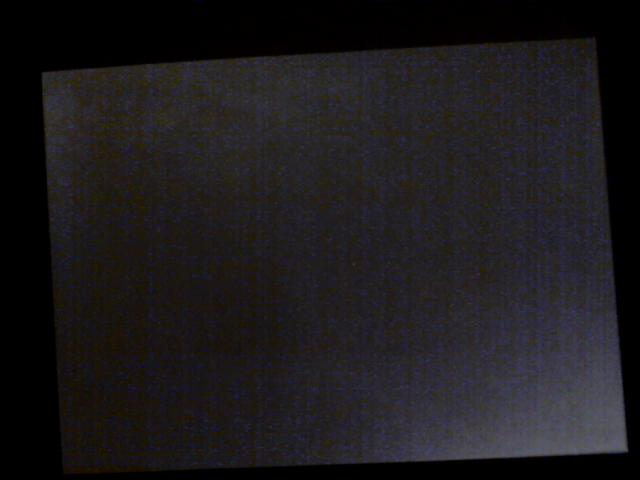
//> input picture martin549/testblack.jpg, 640 x 480 px
$ ./square ../testblack.jpg   (built with g++ and OpenCV 4)
//> lines starting //> are read from the running program, lines starting //| are printed output that depends on the picture; after the words box and inside, x2 and y2 are one past the last pixel; in counts of white or black regions, pixels touching at a corner belong together
// The "Square Detector" program.
// It loads several images subsequentally and tries to find squares in
// each image

#include "opencv2/core/core.hpp"
#include "opencv2/imgproc/imgproc.hpp"
#include "opencv2/highgui/highgui.hpp"

#include <iostream>
#include <math.h>
#include <string.h>

using namespace cv;
using namespace std;

int thresh = 50, N = 11;
const char* wndname = "Square Detection Demo";

// helper function:
// finds a cosine of angle between vectors
// from pt0->pt1 and from pt0->pt2
double angle( Point pt1, Point pt2, Point pt0 )
{
    double dx1 = pt1.x - pt0.x;
    double dy1 = pt1.y - pt0.y;
    double dx2 = pt2.x - pt0.x;
    double dy2 = pt2.y - pt0.y;
    return (dx1*dx2 + dy1*dy2)/sqrt((dx1*dx1 + dy1*dy1)*(dx2*dx2 + dy2*dy2) + 1e-10);
}

// returns sequence of squares detected on the image.
// the sequence is stored in the specified memory storage
void findSquares( const Mat& image, vector<vector<Point> >& squares )
{
    squares.clear();

    Mat pyr, timg, gray0(image.size(), CV_8U), gray;

    // down-scale and upscale the image to filter out the noise
    pyrDown(image, pyr, Size(image.cols/2, image.rows/2));
    pyrUp(pyr, timg, image.size());
    vector<vector<Point> > contours;

    // find squares in every color plane of the image
    for( int c = 0; c < 3; c++ )
    {
        int ch[] = {c, 0};
        mixChannels(&timg, 1, &gray0, 1, ch, 1);

        // try several threshold levels
        for( int l = 0; l < N; l++ )
        {
            // hack: use Canny instead of zero threshold level.
            // Canny helps to catch squares with gradient shading
            if( l == 0 )
            {
                // apply Canny. Take the upper threshold from slider
                // and set the lower to 0 (which forces edges merging)
                Canny(gray0, gray, 0, thresh, 5);
                // dilate canny output to remove potential
                // holes between edge segments
                dilate(gray, gray, Mat(), Point(-1,-1));
            }
            else
            {
                // apply threshold if l!=0:
                //     tgray(x,y) = gray(x,y) < (l+1)*255/N ? 255 : 0
                gray = gray0 >= (l+1)*255/N;
            }

            // find contours and store them all as a list
            findContours(gray, contours, CV_RETR_LIST, CV_CHAIN_APPROX_SIMPLE);

            vector<Point> approx;

            // test each contour
            for( size_t i = 0; i < contours.size(); i++ )
            {
                // approximate contour with accuracy proportional
                // to the contour perimeter
                approxPolyDP(Mat(contours[i]), approx, arcLength(Mat(contours[i]), true)*0.02, true);

                // square contours should have 4 vertices after approximation
                // relatively large area (to filter out noisy contours)
                // and be convex.
                // Note: absolute value of an area is used because
                // area may be positive or negative - in accordance with the
                // contour orientation
                if( approx.size() == 4 &&
                    fabs(contourArea(Mat(approx))) > 1000 &&
                    isContourConvex(Mat(approx)) )
                {
                    double maxCosine = 0;

                    for( int j = 2; j < 5; j++ )
                    {
                        // find the maximum cosine of the angle between joint edges
                        double cosine = fabs(angle(approx[j%4], approx[j-2], approx[j-1]));
                        maxCosine = MAX(maxCosine, cosine);
                    }

                    // if cosines of all angles are small
                    // (all angles are ~90 degree) then write quandrange
                    // vertices to resultant sequence
                    if( maxCosine < 0.3 )
                        squares.push_back(approx);
                }
            }
        }
    }
}


// the function draws all the squares in the image
void drawSquares( Mat& image, const vector<vector<Point> >& squares )
{
    for( size_t i = 0; i < squares.size(); i++ )
    {
        const Point* p = &squares[i][0];
        int n = (int)squares[i].size();
        polylines(image, &p, &n, 1, true, Scalar(0,255,0), 3, CV_AA);
    }

    imshow(wndname, image);
}


int main(int argc, char** argv)
{
    namedWindow( wndname, 1 );
    vector<vector<Point> > squares;

    Mat image = imread(argv[1],1);
//> image is the input picture: 480 rows x 640 cols, CV_8UC3; mean B, G, R 28.5, 26.3, 28.5
        if( image.empty() )
        {
            cout << "Couldn't load " << endl;
            return 0;
        }

        findSquares(image, squares);
//> after the loop in findSquares, `for( int c = 0; c < 3; c++ )`: gray: 480 rows x 640 cols, CV_8UC1; every value is 0
//> after the loop in findSquares, `for( int c = 0; c < 3; c++ )`: contours = 0 contours; squares = 3 contours; box (x1, y1, x2, y2) and area: (41, 37, 629, 476) 230280, (41, 36, 629, 474) 229986, (41, 37, 628, 474) 229475
        drawSquares(image, squares);
//> the loop in drawSquares, `for( size_t i = 0; i < squares.size(); i++ )` made 3 passes
//> after the loop in drawSquares, `for( size_t i = 0; i < squares.size(); i++ )`:
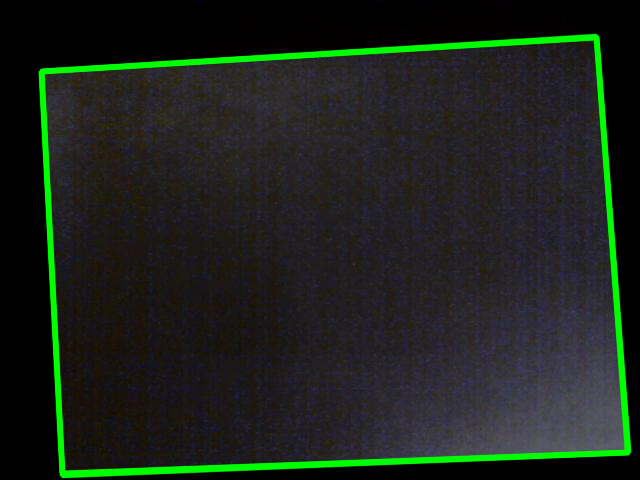
//> image: 480 rows x 640 cols, CV_8UC3; 4.77% of pixels changed, all inside (x1, y1, x2, y2) = (38, 33, 632, 479)

        int c = waitKey();
//> the space key is pressed
        if( (char)c == 'x' )
            return 0;


    return 0;
}
